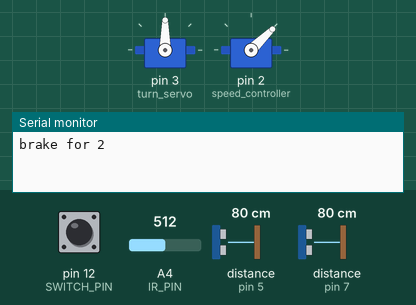
Recording of a sketch running on a simulated Arduino Uno, built with avr-gcc and run on an emulated ATmega328P. On the bench: 2 × servo, the last lines printed to the serial monitor. Inputs (shaded band) come from the test bench; at power-on: pin 12 (SWITCH_PIN) HIGH, A4 (IR_PIN) = 512, distance to the obstacle (sensors on pin 5, pin 7) 80 cm. The echo pulse lasts 58.3 µs per cm.

Above: at 0.8 s.
0.9 s: pin 12 (SWITCH_PIN) pulled LOW for 0.15 s
At 1.7 s:
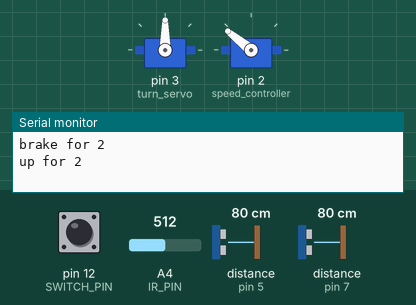
2.5 s: pin 12 (SWITCH_PIN) pulled LOW for 1 s
At 3.8 s:
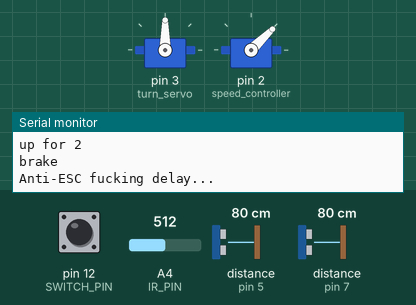
5.0 s: pin 12 (SWITCH_PIN) pulled LOW for 3.2 s
At 7.3 s:
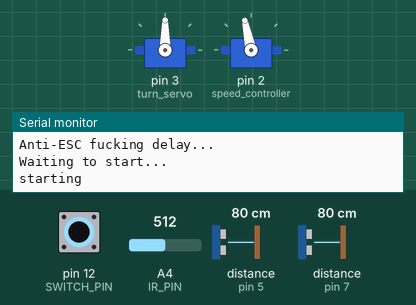
Timing chart, 0 to 9.7 s (numbered marks = the images above; inputs shaded):
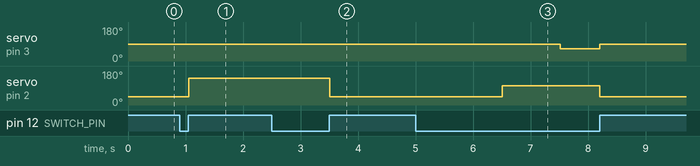

Measured:
- after the input at 0.9 s, servo on pin 2 (speed_controller): 44° → 141° after 0.16 s
- after the input at 2.5 s, servo on pin 2 (speed_controller): 141° → 44° after 1.0 s
- after the input at 5.0 s, servo on pin 3 (turn_servo): 90° → 66° after 2.5 s, → 90° 0.69 s later; servo on pin 2 (speed_controller): 44° → 102° after 1.5 s, → 44° 1.7 s later

The sketch:

ultra_reader.ino
```cpp
#include "Arduino.h"
#include <Servo.h>
#include "ultra_state.h"
#include "turn_control_state.h"

// The boat's pinout
#define FRONT_ULTRA_TRIGGER 4
#define FRONT_ULTRA_ECHO 5

#define BACK_ULTRA_TRIGGER 6
#define BACK_ULTRA_ECHO 7

#define SWITCH_PIN 12

#define IR_PIN A4

// Sensor objects
struct UltraState front_ultra;
struct UltraState back_ultra;

// actuator objects
Servo turn_servo;
Servo speed_controller;

// Physical constants of the boat
#define STRAIGHT_ANGLE 90.5
#define MAX_TURN_HARDNESS 20
#define LEFT_TURN_HARDNESS 24

void setup() {
  Serial.begin(9600);
  make_ultra(&front_ultra, FRONT_ULTRA_TRIGGER, FRONT_ULTRA_ECHO);
  make_ultra(&back_ultra, BACK_ULTRA_TRIGGER, BACK_ULTRA_ECHO);
  turn_servo.attach(3);
  speed_controller.attach(2);
  pinMode(SWITCH_PIN, INPUT);
  digitalWrite(SWITCH_PIN, HIGH); // internal pull-up
  pinMode(IR_PIN, INPUT);
  digitalWrite(IR_PIN, LOW);

  Serial.println("brake for 2");
  speed_controller.writeMicroseconds(1000);

  while (digitalRead(SWITCH_PIN) == HIGH) {}
  delay(5);
  while (digitalRead(SWITCH_PIN) == LOW) {}
  delay(5);
  Serial.println("up for 2");
  speed_controller.writeMicroseconds(2000);


  while (digitalRead(SWITCH_PIN) == HIGH) {}
  delay(5);
  while (digitalRead(SWITCH_PIN) == LOW) {}
  delay(5);

  Serial.println("brake");
  speed_controller.writeMicroseconds(1000);
}

void loop() {
  Serial.println("Anti-ESC fucking delay...");
  turn_servo.write(STRAIGHT_ANGLE);
  speed_controller.writeMicroseconds(1000);

  delay(3000);

  Serial.println("Waiting to start...");
  while (digitalRead(SWITCH_PIN) == HIGH) {}
  Serial.println("starting");

  unsigned long cur_time = micros();

  // speed_controller.writeMicroseconds(1150);
  speed_controller.writeMicroseconds(1600);
  // speed_controller.writeMicroseconds(2000);

  delay(1000);

  TurnControlState turn_control;
  turn_control_init(&turn_control);

  while (digitalRead(SWITCH_PIN) == LOW) {
    cur_time = micros();
    update_ultra(&front_ultra, cur_time);
    cur_time = micros();
    update_ultra(&back_ultra, cur_time);

    int turn_angle = STRAIGHT_ANGLE; // - ANGLE_PER_DISTANCE*(0.3 - (double)side_ultra.cur_distance);

    double ir_voltage = readFrontRange(IR_PIN);
    if (ir_voltage > 0.38) {
      // Serial.println("Left");
      turn_angle = STRAIGHT_ANGLE - LEFT_TURN_HARDNESS;
    } else {
      // find the angle that the controller wants to set the servo to
      double control_hardness = turn_control_cycle(&turn_control, front_ultra.cur_distance, back_ultra.cur_distance, cur_time);
      if (abs(control_hardness) < 4.0) {
        control_hardness = 0.0;
      }
      turn_angle -= max(-MAX_TURN_HARDNESS, min(MAX_TURN_HARDNESS, control_hardness));
    }
    turn_servo.write(turn_angle);

    // Serial.print("IR: ");
    // Serial.println(ir_voltage);


    /*Serial.print(" F: ");
    Serial.print(front_ultra.cur_distance);
    Serial.print(", B: ");
    Serial.println(back_ultra.cur_distance);
    */
    delayMicroseconds(20);
  }
}
```

sensor.ino
```cpp
#include "ultra_state.h"

// Speed of sound over a 2 way round-trip
#define METERS_PER_US (340.0 / (2 * 1000.0 * 1000.0))
#define PULSE_WIDTH_US (5*1000)
#define SENSOR_BASE_TIME_US 5882

#define MAX_DISTANCE 10.0
#define MAX_ROUND_TRIP_TIME (unsigned int)(MAX_DISTANCE / METERS_PER_US)


void make_ultra(struct UltraState *ultra, int trigger, int echo) {
  ultra->trigger_pin = trigger;
  ultra->echo_pin = echo;

  pinMode(trigger, OUTPUT);
  pinMode(echo, INPUT);

  ultra->cur_distance = 0;

  ultra->cur_rate_of_change = 0;
  ultra->last_reading_time_us = 0;
}

#define ALPHA 0.2

void update_ultra(struct UltraState *ultra, unsigned long cur_time_us) {
  digitalWrite(ultra->trigger_pin, HIGH);
  delayMicroseconds(2);
  digitalWrite(ultra->trigger_pin, LOW);
  delayMicroseconds(5);

  unsigned long duration_us = pulseIn(ultra->echo_pin, HIGH);

  double new_distance = (double)duration_us / 2900.0 / 2.0;
  ultra->cur_rate_of_change = 1000000.0 * (new_distance - ultra->cur_distance) / (double)(cur_time_us - ultra->last_reading_time_us);
  ultra->cur_distance = new_distance;
  ultra->last_reading_time_us = cur_time_us;
}

double readFrontRange(int pin_num) {
  // convert from ADC range to 0V0-5V0 range
  double voltage = (double)(analogRead(pin_num)) * 5.0 / 1023.0;
  return voltage;
}
```

turn_control.ino
```cpp
#include "turn_control_state.h"

#define DESIRED_DIST 0.35 // meters - dist from the wall I want
#define DEGREES_PER_METER  (0.5 / 0.1) // boat degrees per position meter - how hard to turn back to center

#define ANGLE_KP 1.0 // servo degress per boat direction degrees
#define ANGLE_KI 0.0
#define ANGLE_KD 0.0 // 0.2 // 0.4 // server degrees per boat direction degrees per second
#define SENSOR_SPREAD 0.1 // meters - distance between sensors
#define ANGLE_BIAS 0.0 // calculated sensor angle which results in a "straight" trajectory

#define LOST_WALL_THRESHOLD 0.8 // meters from the wall where utlra readings are crap
#define LOST_WALL_OUTPUT -10.0 // how hard to turn if the wall is lost

#define DIFF_ALPHA 0.5 // intensity of Low pass on boat angle (sensor difference)

void turn_control_init(TurnControlState *state) {
  state->last_time_us = 0;
  state->last_angle_error_deg = 0.0;
  state->integral = 0.0;
  state->dist_diff_low_pass = 0.0;
}

double turn_control_cycle(TurnControlState *state, double front_dist, double back_dist, double cur_time_us) {
  // Low pass the distance difference (input) of the boat angle
  double dist_diff_contrib = front_dist - back_dist;
  state->dist_diff_low_pass = DIFF_ALPHA * dist_diff_contrib + state->dist_diff_low_pass * (1.0 - DIFF_ALPHA);

  double dist_diff = state->dist_diff_low_pass;

  if (abs(dist_diff) >= (SENSOR_SPREAD * 0.5)) {
    dist_diff = 0.5 * SENSOR_SPREAD * dist_diff / abs(dist_diff);
  }
  double angle_deg = asin(dist_diff/SENSOR_SPREAD) * 180.0 / PI;

  if (angle_deg != angle_deg) {
    // nan
    Serial.println("naning");
    angle_deg = 0.0;
  }

  double x = back_dist;

  double pos_error = x - DESIRED_DIST;
  double desired_angle_deg = -pos_error * DEGREES_PER_METER + ANGLE_BIAS;
  // double desired_angle_deg = ANGLE_BIAS; // uncomment this line for direction control!!!

  double output = 0.0;

  // P control
  double angle_error_deg = angle_deg - desired_angle_deg;
  output -= ANGLE_KP * angle_error_deg;

  // I control
  state->integral += angle_error_deg * (0.000001 * (double)(cur_time_us - state->last_time_us));
  if (abs(state->integral) > (30.0 / ANGLE_KI)) {
    state->integral = (30.0 / ANGLE_KI) * state->integral / abs(state->integral);
  }
  output -= ANGLE_KI * state->integral;

  // D control
  if (state->last_time_us != 0) {
    double angle_error_roc = (angle_error_deg - state->last_angle_error_deg) / (0.000001 * (double)(cur_time_us - state->last_time_us));
    output -= ANGLE_KD * angle_error_roc;
  }

  state->last_angle_error_deg = angle_error_deg;
  state->last_time_us = cur_time_us;

  // override if I've lost the wall completely
  if (front_dist > LOST_WALL_THRESHOLD || back_dist > LOST_WALL_THRESHOLD) {
    Serial.print("f: ");
    Serial.print(front_dist);
    Serial.print(", b:" );
    Serial.print(back_dist);
    Serial.println(", Find Wall");
    return LOST_WALL_OUTPUT;
  }

  Serial.print("f: ");
  Serial.print(front_dist);
  Serial.print(", b:" );
  Serial.print(back_dist);
  Serial.print(", diff: ");
  Serial.print(dist_diff);
  Serial.print(", x: ");
  Serial.print(x);
  Serial.print(", a: ");
  Serial.println(angle_deg);

  // Serial.print(" int: ");
  // Serial.println(state->integral);

  return output;
}
```

turn_control_state.h
```cpp
#pragma once

#include "Arduino.h"

struct TurnControlState {
  unsigned long last_time_us;
  double last_angle_error_deg;

  double integral;

  double dist_diff_low_pass;
};
```

ultra_state.h
```cpp
#pragma once

#include "Arduino.h"

struct UltraState {
  double cur_distance; // the curent range

  // rate of change state
  double cur_rate_of_change;
  unsigned long last_reading_time_us;

  // sensor pins
  int trigger_pin; // pin number to trigger
  int echo_pin; // pin number called in echo
};
```
